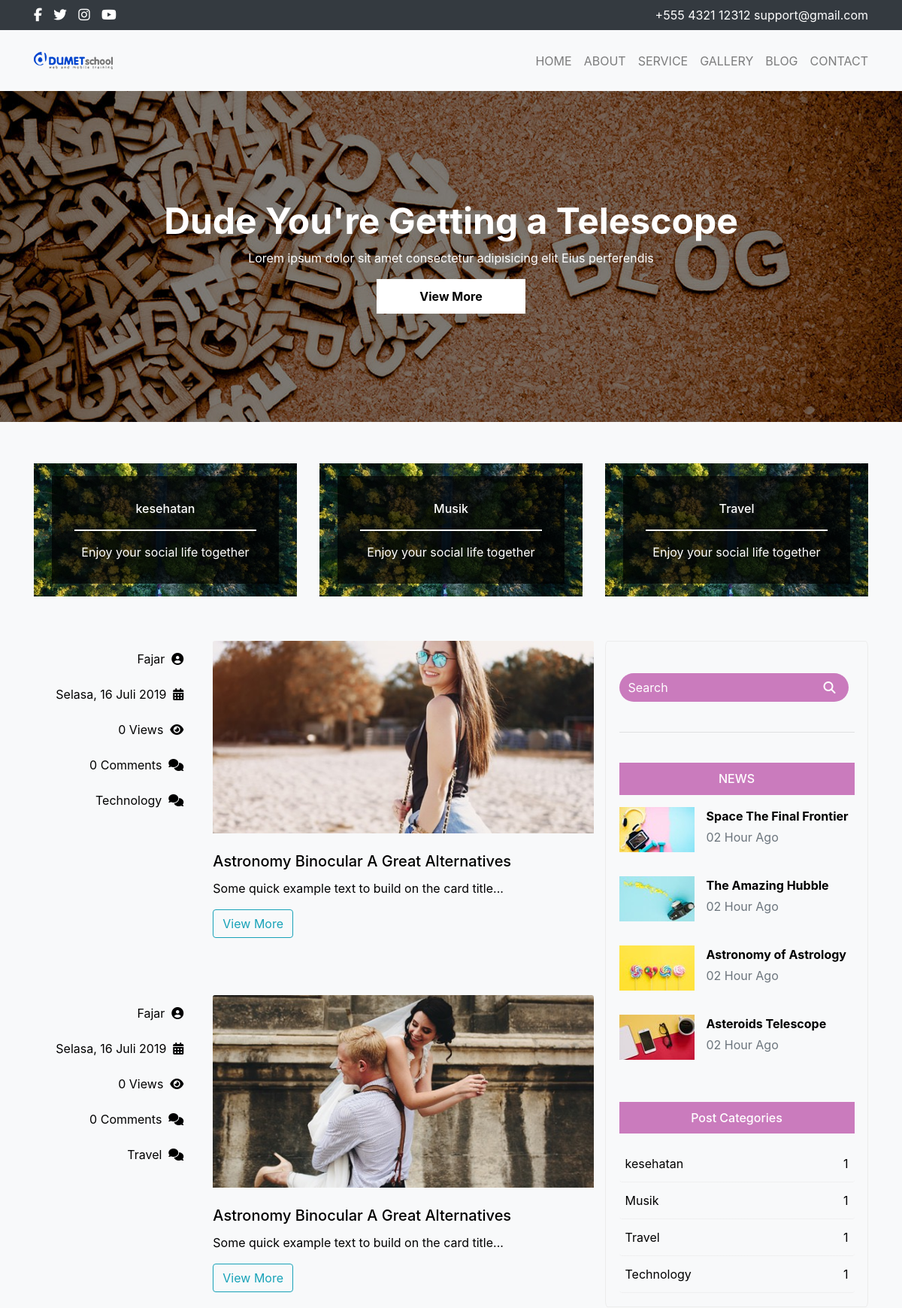
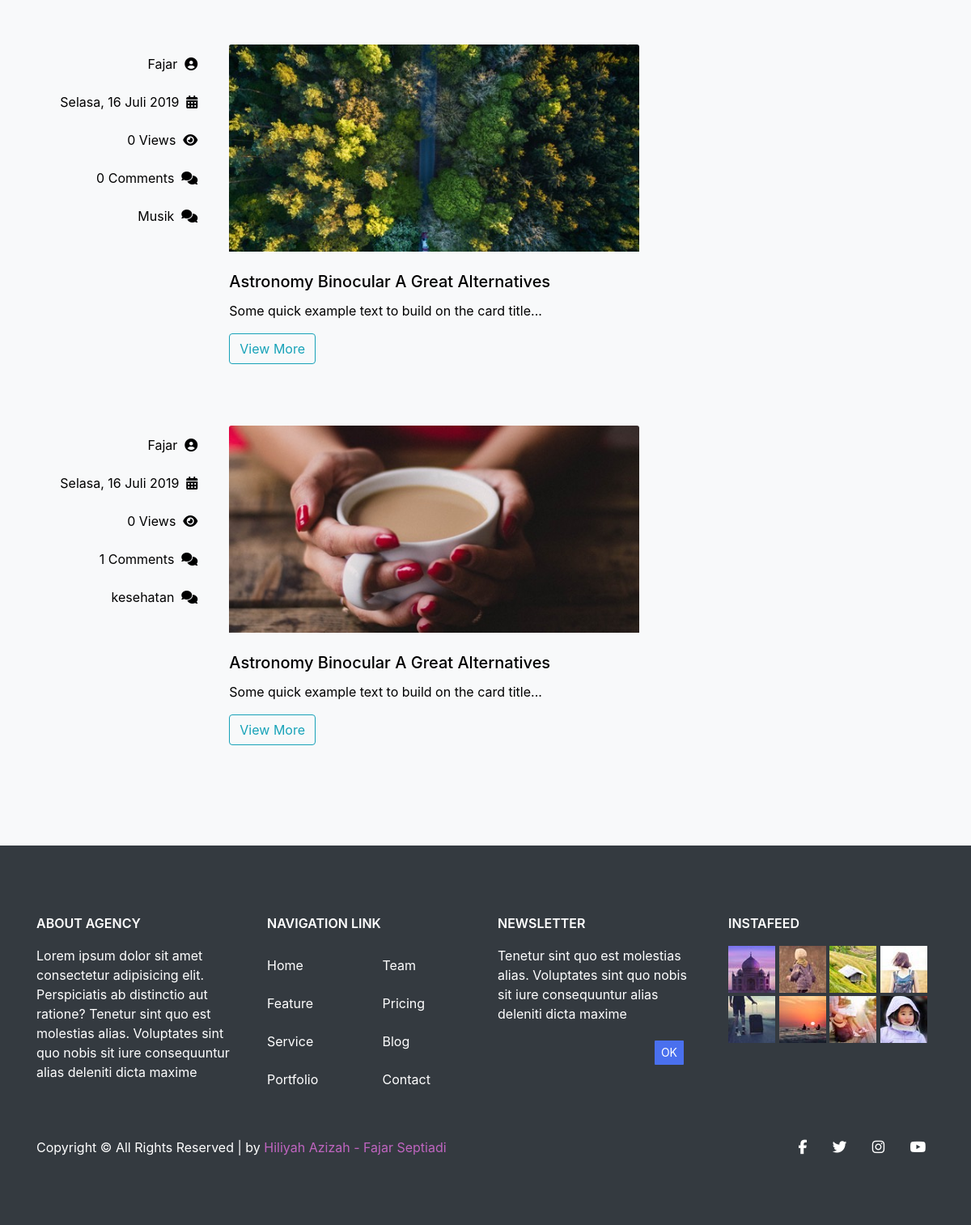
The app's page /index.php?blog with its own data (2 pictures, top to bottom).
### tables this page shows
CREATE TABLE `category` (
  `id` int(11) NOT NULL,
  `category_name` varchar(255) NOT NULL,
  `icon` varchar(255) NOT NULL,
  `image` varchar(255) NOT NULL
);

CREATE TABLE `post` (
  `id` int(11) NOT NULL,
  `category_id` int(11) NOT NULL,
  `title` varchar(255) NOT NULL,
  `name` varchar(255) NOT NULL,
  `description` text NOT NULL,
  `image` varchar(255) NOT NULL,
  `date` datetime NOT NULL,
  `view` int(11) NOT NULL DEFAULT 0
);

### function/function_tgl_indo.php (called while the page is built)
<?php
    function tanggal_indonesia($date){
        $Hari = array("Minggu","Senin","Selasa","Rabu","Kamis","Jumat","Sabtu");
        $Bulan = array("Januari","Februari","Maret","April","Mei","Juni","Juli","Agustus","September","Oktober","November","Desember");
        $tahun  = substr($date, 0, 4);
        $bulan  = substr($date, 5, 2);
        $tgl    = substr($date, 8, 2);
        $waktu  = substr($date, 11, 5);
        $hari   = date("w", strtotime($date));
        $result = $Hari[$hari].", ".$tgl." ".$Bulan[(int)$bulan-1]." ".$tahun." ".$waktu." WIB";
        return $result;
    }
?>

### includes/latest-post.php (the view, shortened to what this page needs)
<?php
    $per_page = 4;
    $cur_page = 1;
    $offset     = ($cur_page - 1) * $per_page;
    $post = mysqli_query($connection, "SELECT post.*, category.category_name, category.icon FROM post, category
                            WHERE post.category_id = category.id ORDER BY id DESC LIMIT $per_page OFFSET $offset");
?>
<?php if(mysqli_num_rows($post)>0) {?>
    <?php while($row_post=mysqli_fetch_array($post)) {?>
        <?php $cmnt = mysqli_query($connection, "SELECT * FROM comment WHERE post_id = $row_post[id] AND status = '1'"); ?>
        <?php $num_row = mysqli_num_rows($cmnt); ?>
        <div class="row">
            <div class="col-md-4">
                <div class="list-blog">
                    <ul class="list-group text-right mr-4 d-none d-md-block">
                        <li class="list-group-item"><?php echo $row_post["name"] ?>&nbsp;&nbsp;<i class="fas fa-user-circle"></i></li>
                        <li class="list-group-item"><?php echo substr(tanggal_indonesia($row_post["date"]), 0, 20) ?>&nbsp;&nbsp;<i class="fas fa-calendar-alt"></i></li>
                        <li class="list-group-item"><?php echo $row_post["view"] ?> Views&nbsp;&nbsp;<i class="fas fa-eye"></i></li>
                        <li class="list-group-item"><?php echo $num_row ?> Comments&nbsp;&nbsp;<i class="fas fa-comments"></i></li>
                        <li class="list-group-item"><?php echo $row_post["category_name"] ?>&nbsp;&nbsp;<i class="<?php echo $row_post["icon"] ?>"></i></li>
                    </ul>
                </div>
            </div>
            <div class="col-md-8 p-0">
                <div class="card">
                    <img src="images/blog/<?php echo $row_post["image"] ?>" class="card-img-top">
                    <div class="card-body-blog">
                        <h5 class="card-title"><?php echo $row_post["title"] ?></h5>
                        <p class="card-text"><?php echo substr($row_post["description"], 0, 150)."..."; ?></p>
                        <a href="index.php?blog-detail=<?php echo $row_post["id"] ?>" class="btn btn-outline-info">View More</a>
                    </div>
                </div>
            </div>
        </div>
    <?php } ?>
<?php } ?>

### includes/category.php
<?php
    $category = mysqli_query($connection, "SELECT * FROM category ORDER BY id ASC LIMIT 3");
?>
<div class="row text-center pt-5" id="page">
    <?php if(mysqli_num_rows($category)>0) {?>
        <?php while($row_cat=mysqli_fetch_array($category)) {?>
            <div class="col-md-4">
                <div class="img content-banner1 p-4" style="background: url(images/blog/<?php echo $row_cat["image"] ?>) no-repeat center;background-size: 100%;">
                    <div class="rgba">
                        <p class="judul-content">
                            <?php echo $row_cat["category_name"] ?>
                        </p>
                        <hr>
                        <p class="m-0">
                            Enjoy your social life together
                        </p>
                    </div>
                </div>
            </div>
        <?php } ?>
    <?php } ?>
</div>

### includes/aside-blog.php
<?php
    $category = mysqli_query($connection, "SELECT * FROM category ORDER BY id ASC");
?>
<div class="category">
    <form>
        <div class="d-flex my-2 my-lg-0 pt-4">
            <input class="form-control mr-sm-2" type="text" placeholder="Search">
            <button type="button"><i class="fas fa-search"></i></button>
        </div>
    </form><br>
    <hr><br>
    <p class="news">
        NEWS
    </p>
    <ul class="list-unstyled">
        <li class="media">
            <img src="images/blog/pp1.jpg" class="mr-3" alt="...">
            <div class="media-body">
                <p class="mt-0 mb-1 judul-media">Space The Final Frontier</p>
                <p class="text-muted">02 Hour Ago</p>
            </div>
        </li>
        <li class="media my-4">
            <img src="images/blog/pp2.jpg" class="mr-3" alt="...">
            <div class="media-body">
                <p class="mt-0 mb-1 judul-media">The Amazing Hubble</p>
                <p class="text-muted">02 Hour Ago</p>
            </div>
        </li>
        <li class="media my-4">
            <img src="images/blog/pp3.jpg" class="mr-3" alt="...">
            <div class="media-body">
                <p class="mt-0 mb-1 judul-media">Astronomy of Astrology</p>
                <p class="text-muted">02 Hour Ago</p>
            </div>
        </li>
        <li class="media my-4">
            <img src="images/blog/pp4.jpg" class="mr-3" alt="...">
            <div class="media-body">
                <p class="mt-0 mb-1 judul-media">Asteroids Telescope</p>
                <p class="text-muted">02 Hour Ago</p>
            </div>
        </li>
    </ul>
    <br>
    <p class="news">
        Post Categories
    </p>
    <ul class="list-group">
        <?php if(mysqli_num_rows($category)>0) {?>
            <?php while($row_cat=mysqli_fetch_array($category)) {?>
                <?php $all_cat=mysqli_query($connection, "SELECT * FROM post WHERE category_id = $row_cat[id]") ?>
                <?php $num_row=mysqli_num_rows($all_cat) ?>
                <a style="text-decoration:none" href="index.php?category=<?php echo $row_cat["id"] ?>"><li class="list-group-item list-group-category pl-2"><?php echo $row_cat["category_name"] ?>
                    <p class=" float-right pr-2"><?php echo $num_row ?></p>
                </li></a>
            <?php } ?>
        <?php } ?>
    </ul>
</div>

### records on screen
category: image (picture), category_name "kesehatan", num_row "1"
category: image (picture), category_name "Musik", num_row "1"
category: image (picture), category_name "Travel", num_row "1"
post: name "Fajar", date "Selasa, 16 Juli 2019", view "0", num_row "0", category.category_name "Technology", image (picture), title "Astronomy Binocular A Great Alternatives", description "Some quick example text to build on the card title"
post: name "Fajar", date "Selasa, 16 Juli 2019", view "0", num_row "0", category.category_name "Travel", image (picture), title "Astronomy Binocular A Great Alternatives", description "Some quick example text to build on the card title"
post: name "Fajar", date "Selasa, 16 Juli 2019", view "0", num_row "0", category.category_name "Musik", image (picture), title "Astronomy Binocular A Great Alternatives", description "Some quick example text to build on the card title"
post: name "Fajar", date "Selasa, 16 Juli 2019", view "0", num_row "1", category.category_name "kesehatan", image (picture), title "Astronomy Binocular A Great Alternatives", description "Some quick example text to build on the card title"
category: category_name "Technology", num_row "1"
